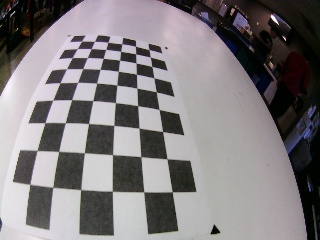
#> input picture Computer/experiments/calibration-elp-final/WIN_20170604_18_16_51_Pro.jpg, 320 x 240 px; its folder holds only this picture in this run
$ jupyter execute --allow-errors 'Line Finding.ipynb'   (shell and % lines are left out)   (older library calls are emulated)
#> lines starting #> are read from the running program, lines starting #| are printed output that depends on the picture; after the words box and inside, x2 and y2 are one past the last pixel; in counts of white or black regions, pixels touching at a corner belong together; long printed decimals are rounded
[cell 1]
import pdb
import numpy as np
import cv2
import glob
import matplotlib.pyplot as plt
from ipywidgets import widgets, Checkbox, FloatSlider, IntSlider, IntRangeSlider, FloatRangeSlider, RadioButtons
from IPython.core.display import clear_output, display

# Calibrate

[cell 2]
# prepare object points, like (0,0,0), (1,0,0), (2,0,0) ....,(6,5,0)
objp = np.zeros((6*9,3), np.float32)
objp[:,:2] = np.mgrid[0:9, 0:6].T.reshape(-1,2)

# Arrays to store object points and image points from all the images.
objpoints = [] # 3d points in real world space
imgpoints = [] # 2d points in image plane.

# Make a list of calibration images
images = glob.glob('../calibration-elp-final/*.jpg')[0:]

# Step through the list and search for chessboard corners
for idx, fname in enumerate(images):
    img = cv2.imread(fname)
#> img is the input picture: shape (240, 320, 3); mean B, G, R 126.3, 124.2, 128.6
    gray = cv2.cvtColor(img, cv2.COLOR_BGR2GRAY)

    # Find the chessboard corners
    ret, corners = cv2.findChessboardCorners(gray, (9,6), None)
#> ret = True; corners = 54 rows, first 8: [149.1, 49.68], [150.3, 57.22], [151.9, 66.4], [153.9, 77.82], [156.2, 91.73], [159.1, 109.6], [162.7, 131.7], [166.9, 158.9]

    # If found, add object points, image points
    if ret == True:
        objpoints.append(objp)
        imgpoints.append(corners)

        # Draw and display the corners
        cv2.drawChessboardCorners(img, (9,6), corners, ret)
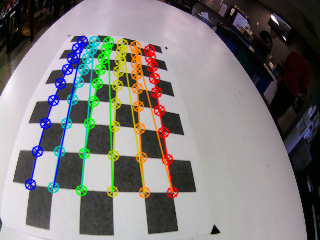
#> img: shape (240, 320, 3); 10.77% of pixels changed, all inside (x1, y1, x2, y2) = (24, 35, 179, 199)
        # [4 lines of commented-out code are left out]

cv2.destroyAllWindows()

print("Number of calibration images: {}".format(len(images)))
print(images)

[cell 3]
import pickle

# Test undistortion on an image
img = cv2.imread('test_images/yellow1.jpg')
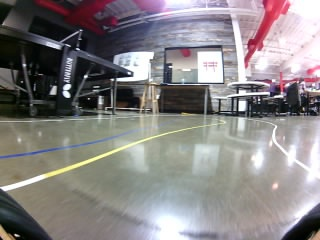
#> input picture Computer/experiments/preprocess/test_images/yellow1.jpg, 320 x 240 px
#> img is the input picture: shape (240, 320, 3); mean B, G, R 132, 131.6, 135.7
# img = cv2.imread('../calibration-elp-final/WIN_20170606_02_24_43_Pro.jpg')
img_size = (img.shape[1], img.shape[0])
#> img_size = (320, 240)

# Do camera calibration given object points and image points
ret, mtx, dist, rvecs, tvecs = cv2.calibrateCamera(objpoints, imgpoints, img_size,None,None)
#> ret = 0.328; mtx = [[146.9, 0, 155], [0, 191.1, 149.1], [0, 0, 1]]; dist = [[-0.344, 0.172, 0.0133, 0.00849, -0.0449]]; rvecs = ([-0.733, 0.183, 1.47],); tvecs = ([-0.476, -5.55, 9.24],)

print(mtx)
#| [[146.939   0.         154.983]
#|  [  0.         191.110 149.084]
#|  [  0.           0.           1.        ]]

# mtx[0,2] = 100
# mtx[1,2] = 100

print("Return of calibrate camera: {}".format(ret))
#| Return of calibrate camera: 0.3277
dst = cv2.undistort(img, mtx, dist, None, mtx)
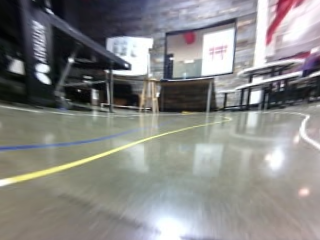
#> dst: shape (240, 320, 3); mean B, G, R 133.7, 135.4, 135.7
cv2.imwrite('calibration-elp-final/test_undist.jpg',dst)

# Save the camera calibration result for later use (we won't worry about rvecs / tvecs)
dist_pickle = {}
dist_pickle["mtx"] = mtx
dist_pickle["dist"] = dist
pickle.dump( dist_pickle, open( "../calibration-elp-final/cal-elp.p", "wb" ) )
img = cv2.cvtColor(img, cv2.COLOR_BGR2RGB)
dst = cv2.cvtColor(dst, cv2.COLOR_BGR2RGB)
# Visualize undistortion
#> (the rest of this cell did not finish here and is left out)

[cell 4]
import pickle

# Test undistortion on an image
img = cv2.imread('test_images/yellow1.jpg')
img_size = (img.shape[1], img.shape[0])

# Do camera calibration given object points and image points
ret, mtx, dist, rvecs, tvecs = cv2.calibrateCamera(objpoints, imgpoints, img_size,None,None)

print(mtx)
#| [[146.939   0.         154.983]
#|  [  0.         191.110 149.084]
#|  [  0.           0.           1.        ]]

# mtx[0,2] = 30
# mtx[1,2] = 0
mtx[1,1] = 130

print("Return of calibrate camera: {}".format(ret))
#| Return of calibrate camera: 0.3277
dst = cv2.undistort(img, mtx, dist, None, mtx)
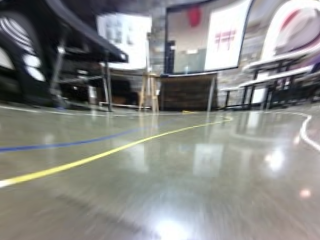
#> dst: shape (240, 320, 3); mean B, G, R 135.1, 137.8, 137.3
cv2.imwrite('calibration-elp-final/test_undist.jpg',dst)

# Save the camera calibration result for later use (we won't worry about rvecs / tvecs)
dist_pickle = {}
dist_pickle["mtx"] = mtx
dist_pickle["dist"] = dist
pickle.dump( dist_pickle, open( "../calibration-elp-final/cal-elp.p", "wb" ) )
img = cv2.cvtColor(img, cv2.COLOR_BGR2RGB)
dst = cv2.cvtColor(dst, cv2.COLOR_BGR2RGB)
# Visualize undistortion
#> (the rest of this cell did not finish here and is left out)

# Perspective Transform

[cell 5]
img.shape
#> Out = (240, 320, 3)

#> (a cell that did not finish here is left out)

# Reflections removal

See "Reflection Removal" notebook document.

[cell 7]
img_paths = glob.glob('test_images/*.jpg')
#> (the rest of this cell did not finish here and is left out)

# Histogram

[cell 8]
importance = 1
weights = np.array([range(5)])*importance
print(weights.T)
x = np.array([[0, 1, 1, 0, 1, 0],
              [0, 1, 1, 1, 0, 1],
              [0, 0, 1, 0, 1, 1],
              [0, 1, 1, 1, 0, 0],
              [1, 1, 0, 1, 1, 0]])
x = weights.T ** x
print(x)

# For center weights, convert as follows:
# 0 1 2 3 4 5 6 7 to 1 2 3 4 4 3 2 1
# (changes: 1, 1, 1, 1, 0, -2, -4. -6)
# In other words, points closer to the center have higher scores.

cweights = np.array([range(6)])
hlen = int(cweights.shape[1]/2) # half-length
adj = [1] * hlen # adjustments
for i in range(hlen):
    v = -i*6
    adj.append(v)
cweights += adj
print(cweights)
x += cweights
print(x)
histogram = np.sum(x[1:,:], axis=0)
histogram

[cell 9]
# [77 lines left out: functions annotate_with_lines, calc_error, not called in this run]

[cell 10]
class FindLinesSlidingWindows(object):
    # [674 lines left out: functions __init__, _polyfit, _calculate_v_fits, _calculate_h_fits, _calculate_fits, _wrap_up_windows and 3 more, not called in this run]

#> (a cell that did not finish here is left out)

#> (a cell that did not finish here is left out)

## Use blob to find lines

It does not work better than sliding windows, apparently.

#> (a cell that did not finish here is left out)

[cell 14]
def labels_generator():
    for i in range(10):
        yield i

labels = labels_generator()

for label in labels:
    print(label)
